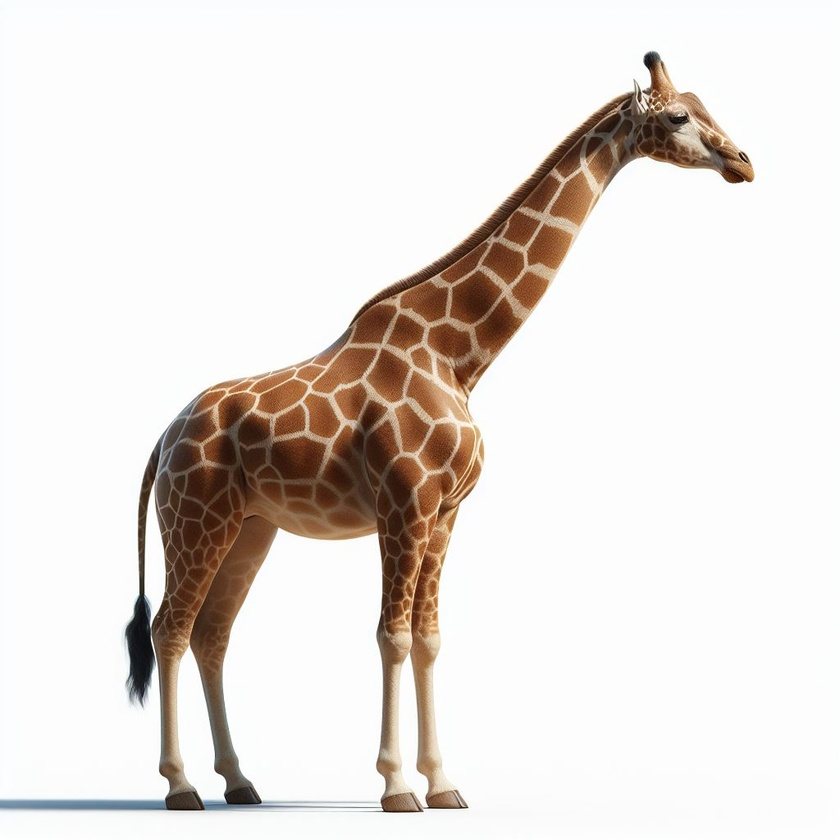
#> input picture lab7/GIRAFA.jpeg, 840 x 840 px, shrunk from 1024 x 1024 before the run
$ python girafa.py
#> lines starting #> are read from the running program, lines starting #| are printed output that depends on the picture; after the words box and inside, x2 and y2 are one past the last pixel; in counts of white or black regions, pixels touching at a corner belong together
import math

import numpy as np
import cv2
import matplotlib.pyplot as plt

#Importa e converta para RGB
img = cv2.imread('GIRAFA.jpeg')
#> img is the input picture: shape (840, 840, 3); mean B, G, R 219.7, 224, 230
img = cv2.cvtColor(img, cv2.COLOR_BGR2RGB)


#Convertendo para preto e branco (RGB -> Gray Scale -> BW)
img_gray = cv2.cvtColor(img, cv2.COLOR_RGB2GRAY)
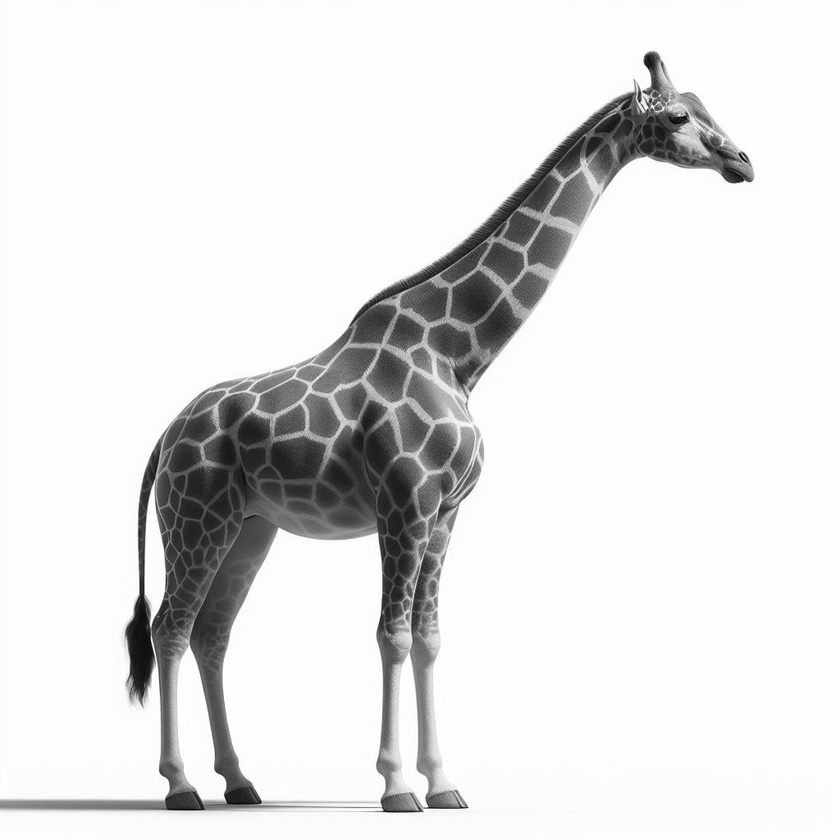
#> img_gray: shape (840, 840); min 1, max 255, mean 225.3
a = img_gray.max()
#> a = 255
_, thresh = cv2.threshold(img_gray, a/2*1.9, a,cv2.THRESH_BINARY_INV) #alterar aqui
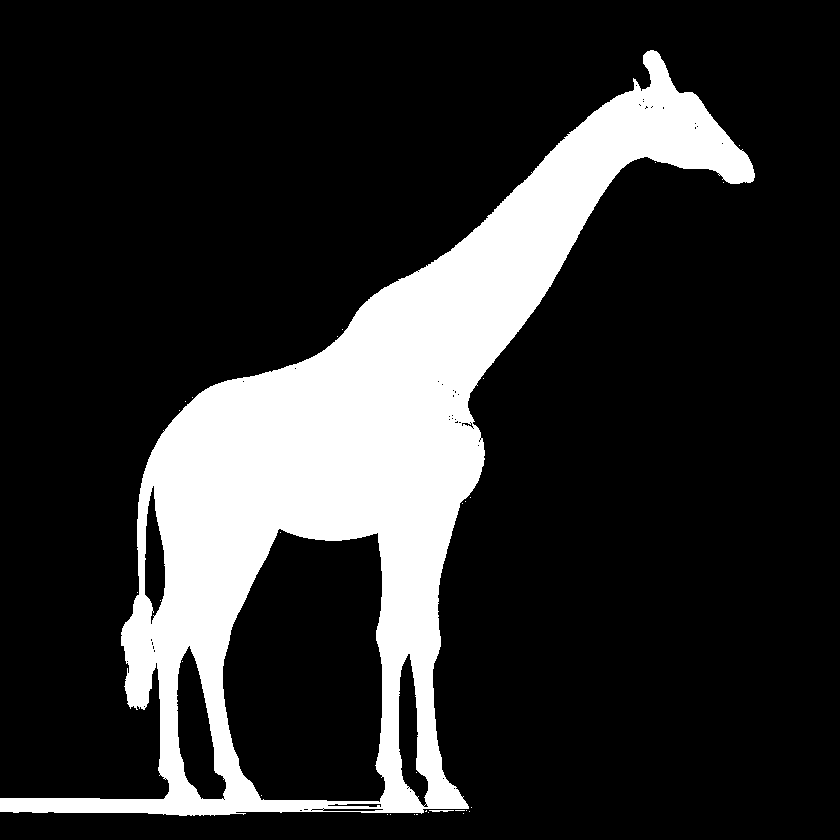
#> thresh: shape (840, 840); 18.6% white; 31 white regions (29 under 20 px), largest, box (x1, y1, x2, y2) and area: (0, 50, 755, 816) 131292, (429, 810, 454, 812) 38


tamanhoKernel = 4                                                     #alterar aqui
kernel = np.ones((tamanhoKernel,tamanhoKernel), np.uint8)
thresh_open = cv2.morphologyEx(thresh, cv2.MORPH_OPEN, kernel)
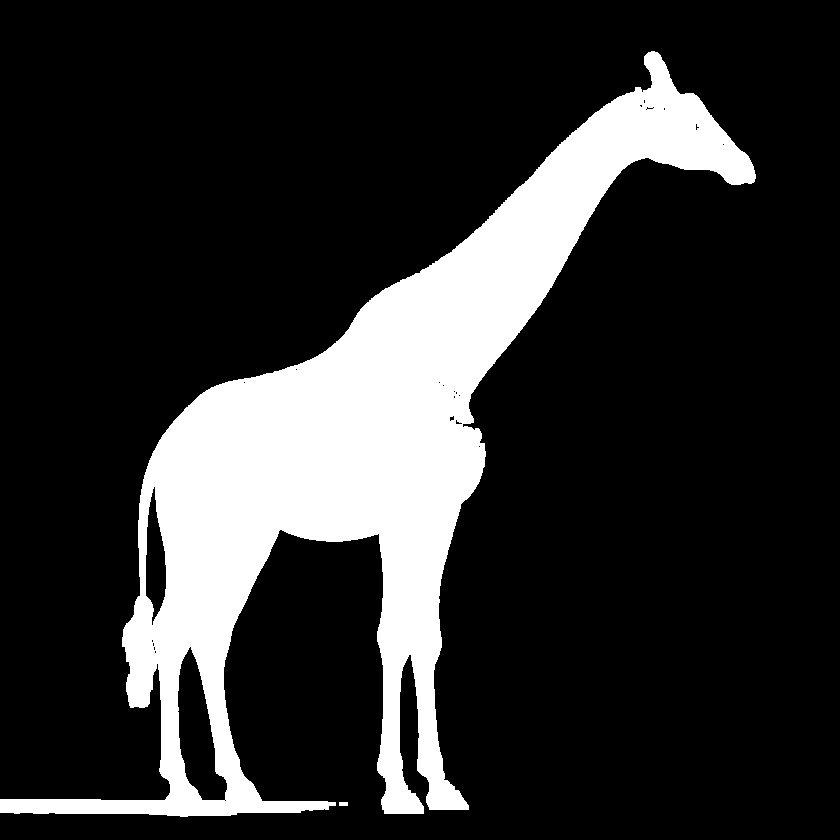
#> thresh_open: shape (840, 840); 18.5% white; 2 white regions, box (x1, y1, x2, y2) and area: (0, 51, 756, 817) 130620, (339, 802, 348, 806) 36

#Filtro de ruído (bluring)
img_blur = cv2.blur(img_gray, ksize=(tamanhoKernel,tamanhoKernel))

# Detecção borda com Canny (sem blurry)
edges_gray = cv2.Canny(image=img_gray, threshold1=a/1.5, threshold2=a/5) #alterar aqui
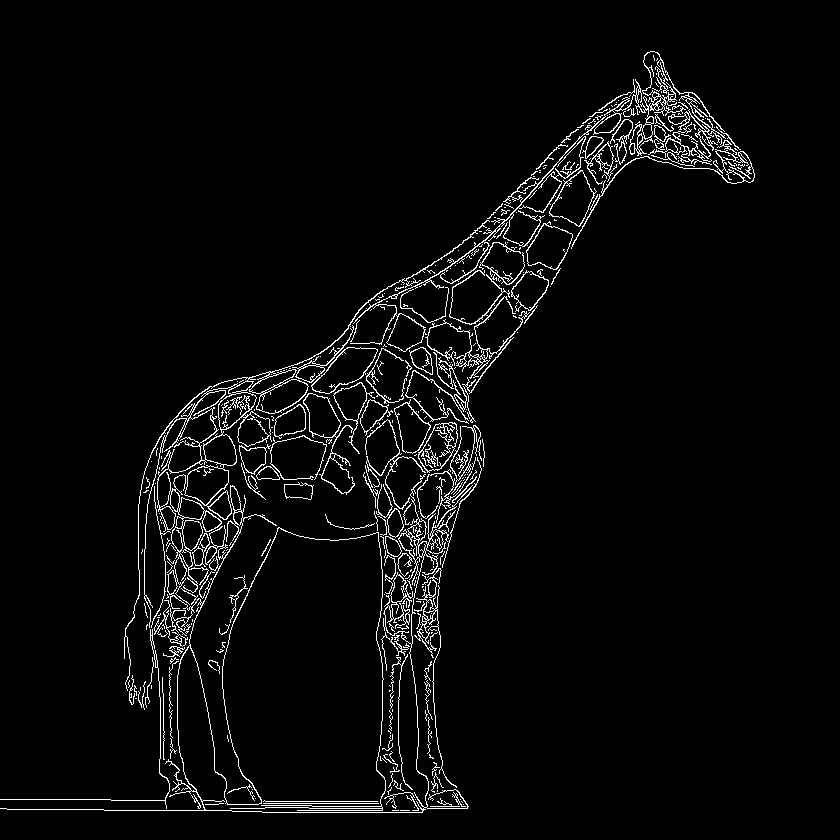
#> edges_gray: shape (840, 840); 3.6% white in thin lines or dots, all inside (x1, y1, x2, y2) = (0, 51, 755, 813)
# Detecção borda com Canny (com blurry)
edges_blur = cv2.Canny(image=img_blur, threshold1=a/1.5, threshold2=a/2) #alterar aqui
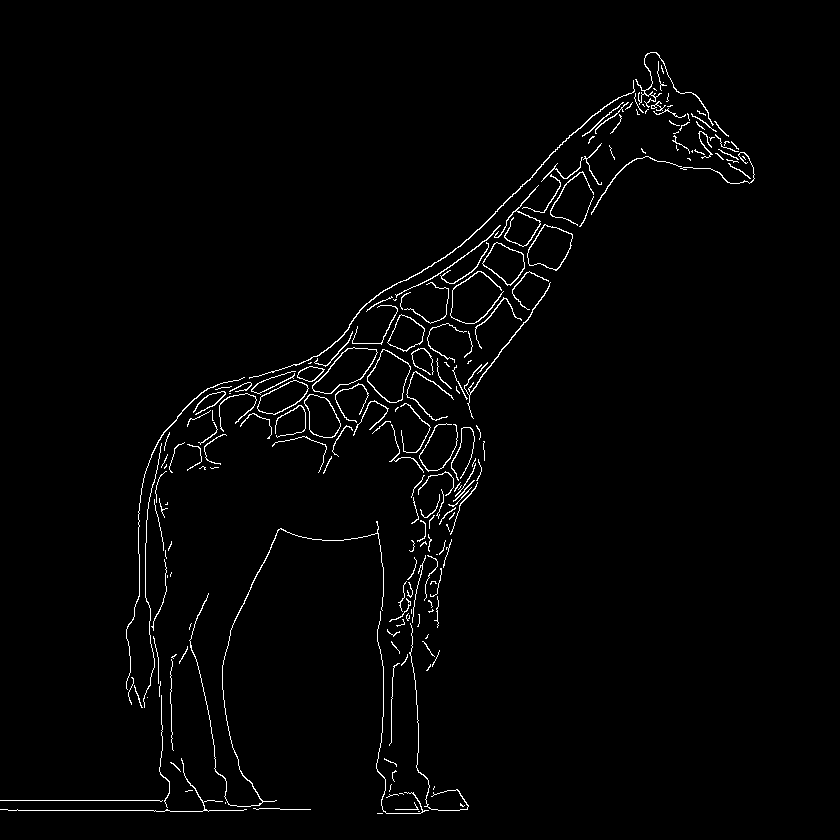
#> edges_blur: shape (840, 840); 1.8% white in thin lines or dots, all inside (x1, y1, x2, y2) = (0, 52, 755, 814)


# contorno
contours, hierarchy = cv2.findContours(
                                   image = thresh,
                                   mode = cv2.RETR_TREE,
                                   method = cv2.CHAIN_APPROX_SIMPLE)
#> contours = 93 contours, 84 with area under 20; largest, box (x1, y1, x2, y2) and area: (0, 50, 755, 816) 175210, (222, 528, 386, 803) 37332, (176, 645, 227, 800) 4242, (398, 653, 429, 807) 2409, (144, 485, 166, 625) 1825
contours = sorted(contours, key = cv2.contourArea, reverse = True)
img_copy = img.copy()
final = cv2.drawContours(img_copy, contours, contourIdx = -1,
                         color = (255, 0, 0), thickness = 2)
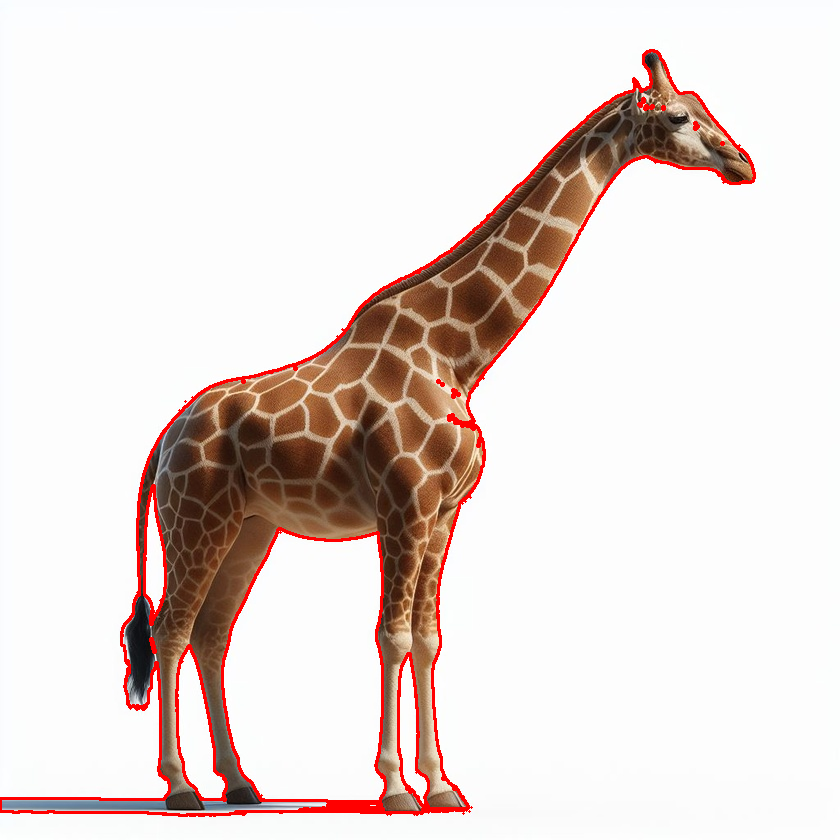
#> final: shape (840, 840, 3); mean R, G, B 231.1, 219.1, 215.1


#plot imagens
imagens = [img,img_blur,img_gray,edges_gray,edges_blur,thresh,thresh_open,final]
formatoX = math.ceil(len(imagens)**.5)
#> formatoX = 3
if (formatoX**2-len(imagens))>formatoX:
    formatoY = formatoX-1
else:
    formatoY = formatoX
#> formatoY = 3

plt.figure(figsize=(13, 13))

for i in range(len(imagens)):
    plt.subplot(formatoY, formatoX, i + 1)
    plt.imshow(imagens[i],'gray')
    plt.xticks([]),plt.yticks([])
#> this loop made 8 passes
plt.show()
